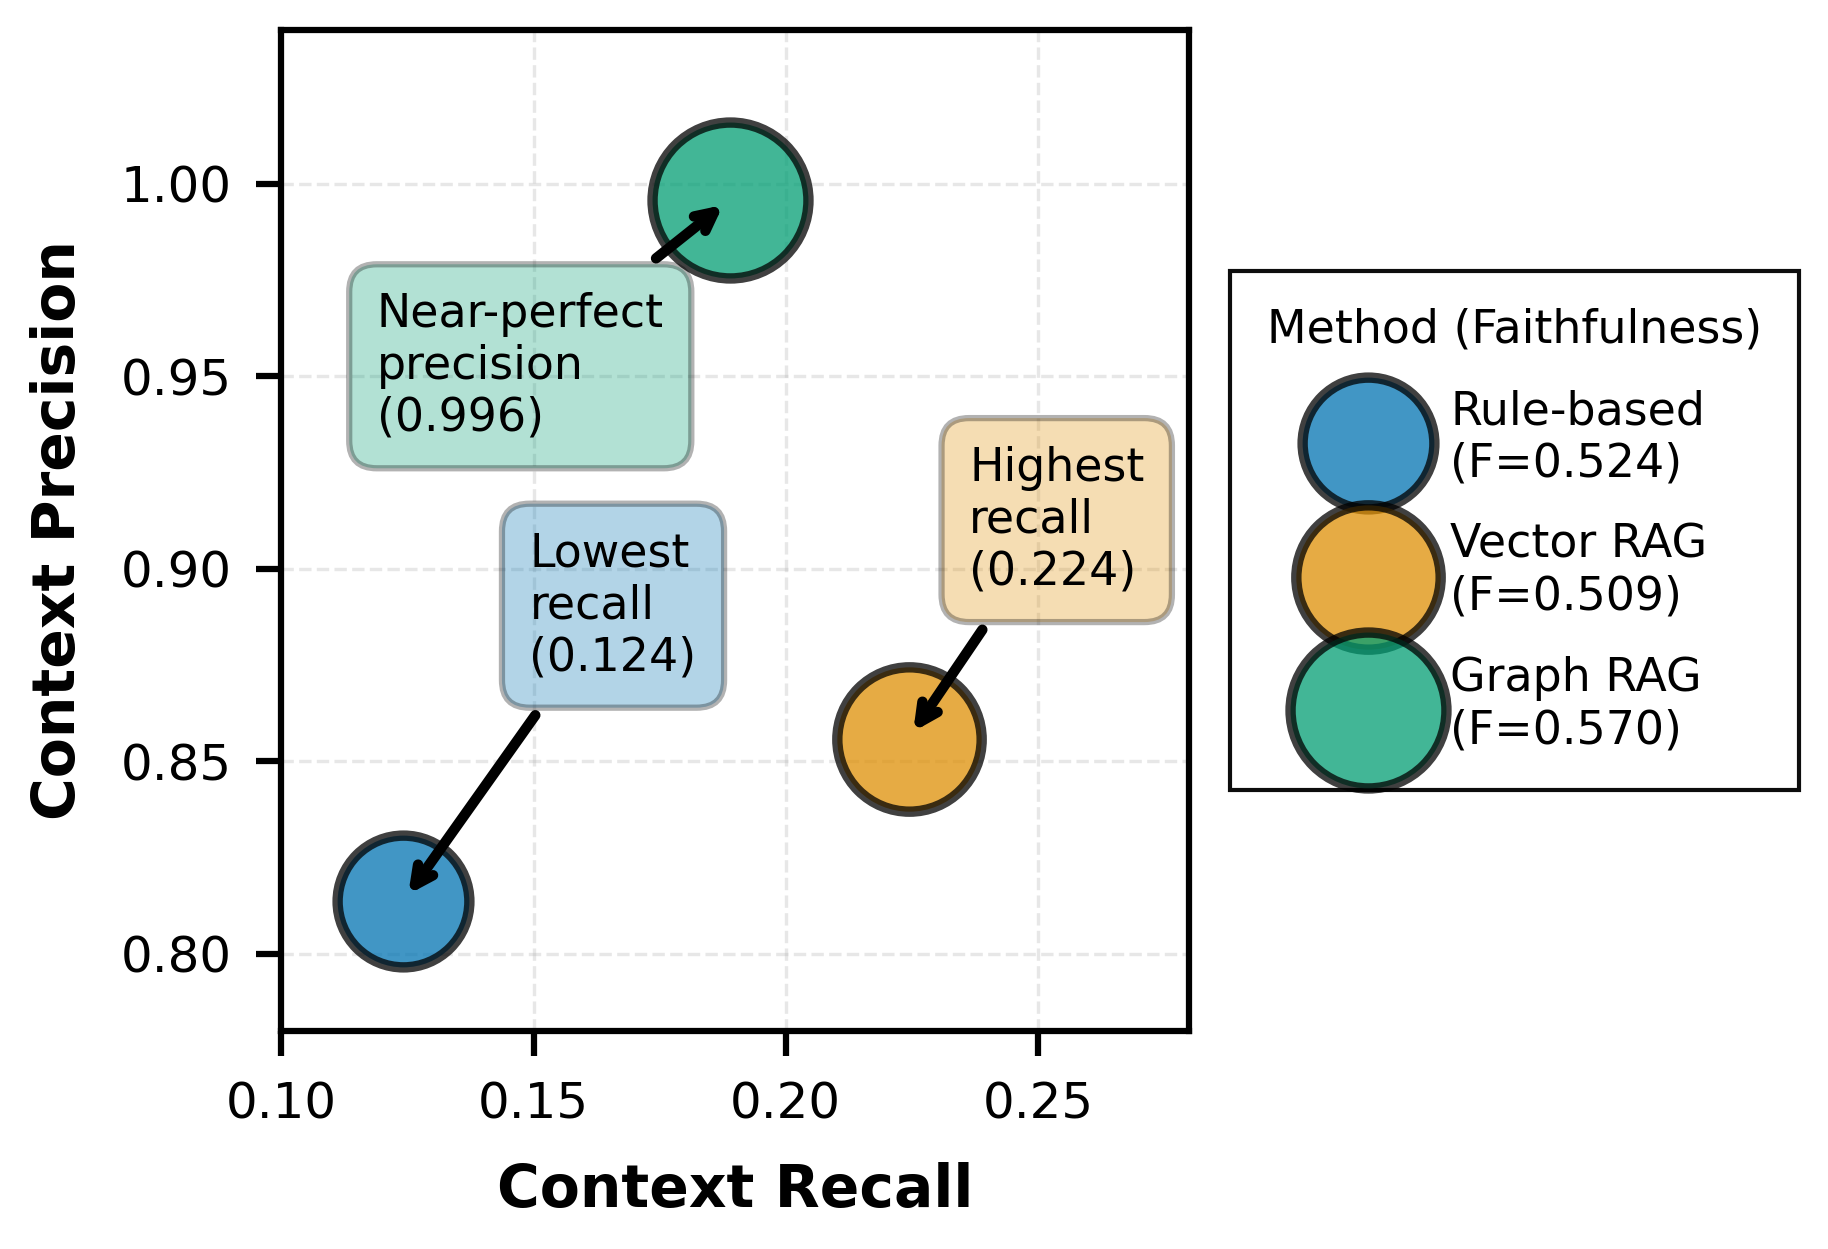

Python code for this plot:
#!/usr/bin/env python3
"""
Figure 3: Precision-Recall Trade-off
Visualizes the precision-recall-faithfulness triangle across methods
"""

import pandas as pd
import matplotlib.pyplot as plt
import numpy as np

# Set publication-quality style
plt.rcParams['font.family'] = 'Arial'
plt.rcParams['font.size'] = 11
plt.rcParams['axes.linewidth'] = 1.5
plt.rcParams['figure.dpi'] = 300

# Colorblind-friendly palette
COLORS = {
    'Rule-based': '#0173B2',
    'Vector RAG': '#DE8F05',
    'Graph RAG': '#029E73'
}

# Method name mapping for clean display
METHOD_LABELS = {
    'Rule-based': 'Rule-based\n(F=0.524)',
    'Vector RAG': 'Vector RAG\n(F=0.509)',
    'Graph RAG': 'Graph RAG\n(F=0.570)'
}

def load_data():
    """Load filtered results for all 3 methods"""
    rule = pd.read_csv('../results/heuristic_baseline_results_filtered.csv')
    vector = pd.read_csv('../results/vector_rag_compliance_results_filtered.csv')
    graph = pd.read_csv('../results/lightrag_compliance_results_FINAL.csv')

    return {
        'Rule-based': rule,
        'Vector RAG': vector,
        'Graph RAG': graph
    }

def compute_metrics(data):
    """Compute mean precision, recall, faithfulness per method"""
    results = []

    for method_name, df in data.items():
        results.append({
            'Method': method_name,
            'Precision': df['context_precision'].dropna().mean(),
            'Recall': df['context_recall'].dropna().mean(),
            'Faithfulness': df['faithfulness'].dropna().mean()
        })

    return pd.DataFrame(results)

def create_figure(metrics_df):
    """Create publication-quality scatter plot"""
    # Even larger figure for better readability
    fig, ax = plt.subplots(figsize=(16/2.54, 11/2.54))

    # Plot each method with distinct sizes
    sizes = {'Rule-based': 1000, 'Vector RAG': 1200, 'Graph RAG': 1400}

    for _, row in metrics_df.iterrows():
        method = row['Method']
        precision = row['Precision']
        recall = row['Recall']

        ax.scatter(recall, precision, s=sizes[method],
                   color=COLORS[method], alpha=0.75,
                   edgecolors='black', linewidths=2.5,
                   label=METHOD_LABELS[method],
                   zorder=3)

    # Carefully position annotations to avoid ALL overlaps
    # Rule-based: (0.124, 0.814) - position ABOVE
    rule_row = metrics_df[metrics_df['Method'] == 'Rule-based'].iloc[0]
    ax.annotate('Lowest\nrecall\n(0.124)',
                xy=(rule_row['Recall'], rule_row['Precision']),
                xytext=(rule_row['Recall'] + 0.025, rule_row['Precision'] + 0.06),
                arrowprops=dict(arrowstyle='->', lw=2.5, color='black'),
                fontsize=11,
                bbox=dict(boxstyle='round,pad=0.6', facecolor='#0173B2',
                         edgecolor='black', alpha=0.3, linewidth=1.5),
                zorder=4)

    # Vector RAG: (0.224, 0.856) - position to the RIGHT with good separation
    vector_row = metrics_df[metrics_df['Method'] == 'Vector RAG'].iloc[0]
    ax.annotate('Highest\nrecall\n(0.224)',
                xy=(vector_row['Recall'], vector_row['Precision']),
                xytext=(vector_row['Recall'] + 0.012, vector_row['Precision'] + 0.04),
                arrowprops=dict(arrowstyle='->', lw=2.5, color='black'),
                fontsize=11,
                bbox=dict(boxstyle='round,pad=0.6', facecolor='#DE8F05',
                         edgecolor='black', alpha=0.3, linewidth=1.5),
                zorder=4)

    # Graph RAG: (0.189, 0.996) - position well to the LEFT and BELOW with separation
    graph_row = metrics_df[metrics_df['Method'] == 'Graph RAG'].iloc[0]
    ax.annotate('Near-perfect\nprecision\n(0.996)',
                xy=(graph_row['Recall'], graph_row['Precision']),
                xytext=(graph_row['Recall'] - 0.070, graph_row['Precision'] - 0.060),
                arrowprops=dict(arrowstyle='->', lw=2.5, color='black'),
                fontsize=11,
                bbox=dict(boxstyle='round,pad=0.6', facecolor='#029E73',
                         edgecolor='black', alpha=0.3, linewidth=1.5),
                zorder=4)

    # Formatting with larger fonts
    ax.set_xlabel('Context Recall', fontsize=14, fontweight='bold', labelpad=8)
    ax.set_ylabel('Context Precision', fontsize=14, fontweight='bold', labelpad=8)

    # Extended axis limits to provide space for annotations
    ax.set_xlim(0.10, 0.28)
    ax.set_ylim(0.78, 1.04)

    # Position legend OUTSIDE the plot area on the right side
    ax.legend(loc='center left', frameon=True, fontsize=11,
             title='Method (Faithfulness)', title_fontsize=11,
             framealpha=0.95, edgecolor='black', fancybox=False,
             borderpad=0.8, labelspacing=0.8,
             bbox_to_anchor=(1.02, 0.5))

    # Grid
    ax.grid(alpha=0.3, linestyle='--', linewidth=0.8, zorder=0)
    ax.set_axisbelow(True)

    # Larger tick labels with better formatting
    ax.tick_params(axis='both', labelsize=12, width=1.5, length=6, pad=6)

    # Format tick labels to 2 decimal places
    ax.xaxis.set_major_formatter(plt.FuncFormatter(lambda x, p: f'{x:.2f}'))
    ax.yaxis.set_major_formatter(plt.FuncFormatter(lambda y, p: f'{y:.2f}'))

    plt.tight_layout(pad=1.2)
    return fig

def main():
    print("Generating Figure 3: Precision-Recall Trade-off...")

    # Load data
    data = load_data()
    print(f"✓ Loaded data: {sum(len(df) for df in data.values())} total evaluations")

    # Compute metrics
    metrics_df = compute_metrics(data)
    print(f"✓ Computed metrics for 3 methods")

    # Create figure
    fig = create_figure(metrics_df)

    # Save
    fig.savefig('figure_3_precision_recall.png', dpi=300, bbox_inches='tight')
    fig.savefig('figure_3_precision_recall.pdf', bbox_inches='tight')
    print("✓ Saved: figure_3_precision_recall.png (300 DPI)")
    print("✓ Saved: figure_3_precision_recall.pdf")

    # Save data
    metrics_df.to_csv('figure_3_metrics.csv', index=False)
    print("✓ Saved: figure_3_metrics.csv")

    # Print summary
    print("\n" + "="*60)
    print("PRECISION-RECALL TRADE-OFF SUMMARY")
    print("="*60)
    print(metrics_df.to_string(index=False))

    # Compute F1 scores
    print("\n" + "="*60)
    print("HARMONIC MEANS (F1 SCORES)")
    print("="*60)
    for _, row in metrics_df.iterrows():
        precision = row['Precision']
        recall = row['Recall']
        f1 = 2 * (precision * recall) / (precision + recall) if (precision + recall) > 0 else 0
        print(f"{row['Method']:15s}: F1={f1:.4f} (P={precision:.3f}, R={recall:.3f})")

    # Key insight
    print("\n" + "="*60)
    print("KEY INSIGHT")
    print("="*60)
    graph_row = metrics_df[metrics_df['Method'] == 'Graph RAG'].iloc[0]
    rule_row = metrics_df[metrics_df['Method'] == 'Rule-based'].iloc[0]

    print(f"Graph RAG achieves {graph_row['Recall']/rule_row['Recall']:.1f}× higher recall")
    print(f"than Rule-based while maintaining high precision ({graph_row['Precision']:.3f}).")
    print(f"Combined with {graph_row['Faithfulness']:.3f} faithfulness, this represents")
    print(f"the optimal balance for compliance analysis.")

if __name__ == "__main__":
    main()
